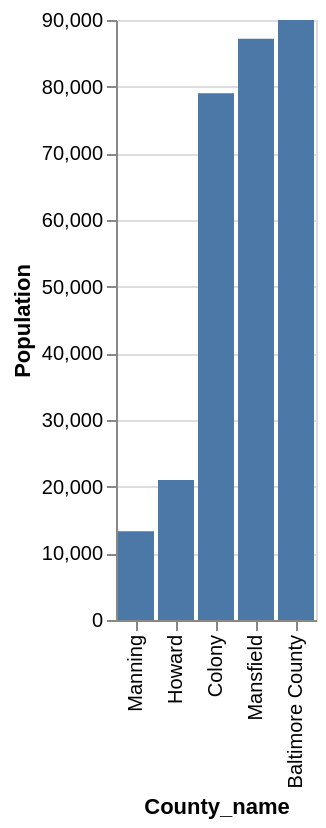

This figure's Vega-Lite source:
### Vega-Lite specification from a JSON file in a GitHub repository (floating-point values rounded to 4 significant figures)
{"data": {"values": [{"x_data": "Manning", "y_data": 13300}, {"x_data": "Howard", "y_data": 21000}, {"x_data": "Colony", "y_data": 79000}, {"x_data": "Mansfield", "y_data": 87200}, {"x_data": "Baltimore County", "y_data": 90000}]}, "mark": "bar", "encoding": {"x": {"field": "x_data", "type": "nominal", "title": "County_name", "sort": {"op": "sum", "field": "y_data", "order": "ascending"}}, "y": {"field": "y_data", "type": "quantitative", "title": "Population"}}}
